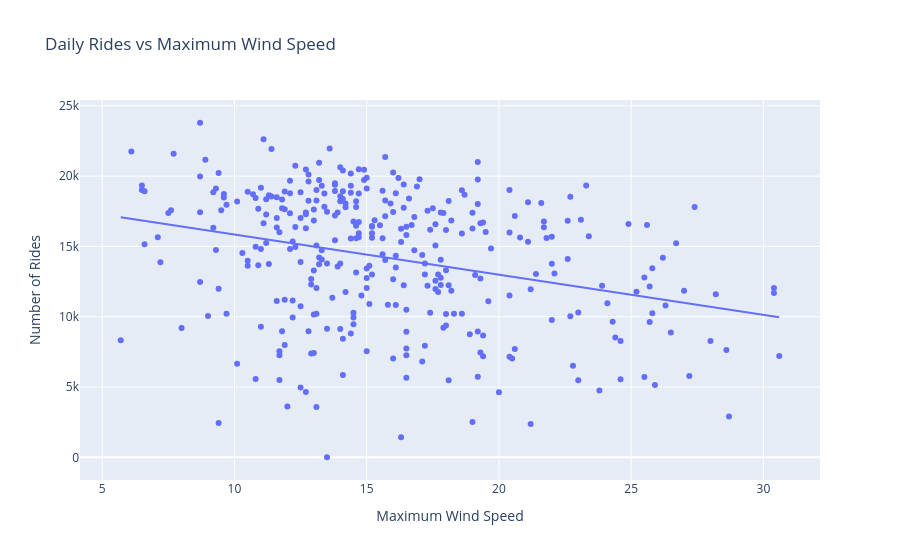

Notebook cell for this chart:
### Markdown cell above
## Relationship Between Wind Speed and Bike Usage

We analyze the relationship between maximum daily wind speed and
the number of Citi Bike rides.

A scatter plot with a regression trendline is used to explore whether
stronger wind conditions affect bike usage.

### Code cell
fig = px.scatter(
    bike_weather_daily,
    x="wind_speed_10m_max",
    y="number_of_rides",
    trendline="ols",
    title="Daily Rides vs Maximum Wind Speed"
)

fig.update_layout(
    xaxis_title="Maximum Wind Speed",
    yaxis_title="Number of Rides"
)

fig.show()

### Figure 1 — Plotly figure (JSON) as saved in the notebook; plotly's stock layout.template omitted (floating-point values rounded to 4 significant figures; data arrays with more than 128 entries replaced by an {"elided": "..."} marker saying what was removed)
{"data": [{"hovertemplate": "wind_speed_10m_max=%{x}<br>number_of_rides=%{y}<extra></extra>", "legendgroup": "", "marker": {"color": "#636efa", "symbol": "circle"}, "mode": "markers", "name": "", "orientation": "v", "showlegend": false, "type": "scatter", "x": {"elided": "335 float values"}, "xaxis": "x", "y": {"elided": "335 int values"}, "yaxis": "y"}, {"hovertemplate": "<b>OLS trendline</b><br>number_of_rides = -285.462 * wind_speed_10m_max + 18698.4<br>R<sup>2</sup>=0.092016<br><br>wind_speed_10m_max=%{x}<br>number_of_rides=%{y} <b>(trend)</b><extra></extra>", "legendgroup": "", "marker": {"color": "#636efa", "symbol": "circle"}, "mode": "lines", "name": "", "showlegend": false, "type": "scatter", "x": {"elided": "335 float values"}, "xaxis": "x", "y": {"elided": "335 float values"}, "yaxis": "y"}], "layout": {"legend": {"tracegroupgap": 0}, "title": {"text": "Daily Rides vs Maximum Wind Speed"}, "xaxis": {"anchor": "y", "domain": [0, 1], "title": {"text": "Maximum Wind Speed"}}, "yaxis": {"anchor": "x", "domain": [0, 1], "title": {"text": "Number of Rides"}}}}
